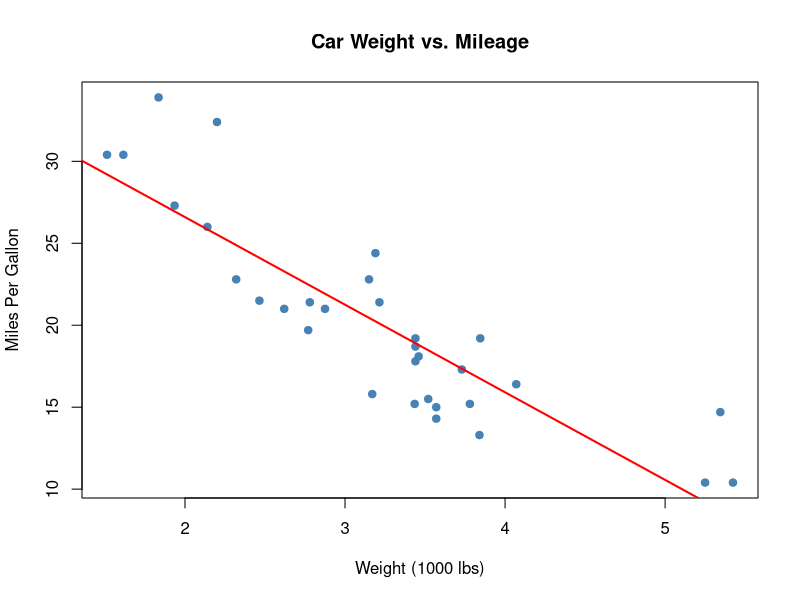

Source code (R):
# 1. Test basic computation and console output
print("Environment test: If you see this, R is executing code correctly!")

# 2. Load a built-in dataset (Motor Trend Car Road Tests)
data(mtcars)

# 3. View the first few rows (Tests the data viewer capabilities)
head(mtcars)

# 4. Create a basic plot (Tests the httpgd plot viewer)
# This should automatically pop open a new plot pane in VS Code
plot(
  x = mtcars$wt,
  y = mtcars$mpg,
  main = "Car Weight vs. Mileage",
  xlab = "Weight (1000 lbs)",
  ylab = "Miles Per Gallon",
  pch = 19,         # Solid circles
  col = "steelblue" # Color
)

# 5. Add a trend line to the plot
abline(lm(mpg ~ wt, data = mtcars), col = "red", lwd = 2)
